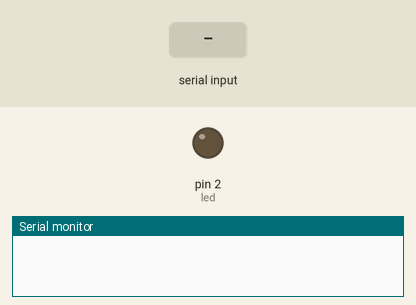
This sketch was run on a simulated Arduino Uno, built with avr-gcc and run on an emulated ATmega328P. Shown: output pins drawn as LEDs (lit = HIGH), the last lines printed to the serial monitor. The inputs (shaded band) are chosen by the test bench.

Above: at 1.2 s.
1.3 s: "L" received over Serial
At 2.2 s:
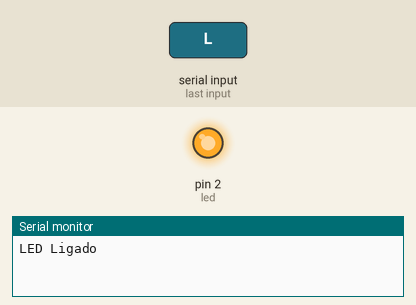
2.8 s: "D" received over Serial
At 3.4 s:
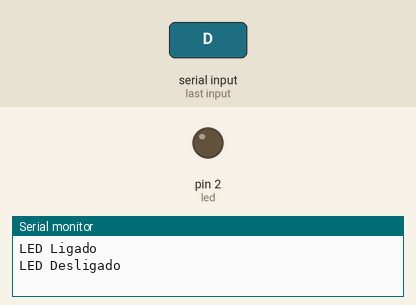
4.3 s: "l" received over Serial
At 5.5 s:
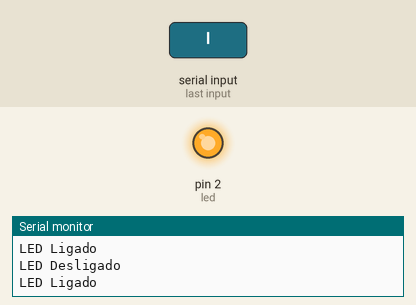
5.8 s: "d" received over Serial
At 6.9 s:
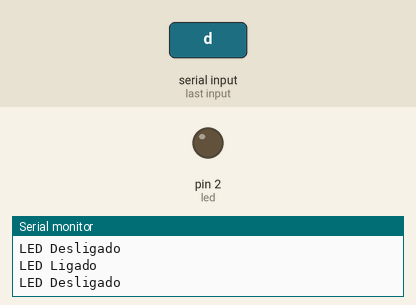
Timing chart, 0 to 8.3 s (numbered marks = the images above; inputs shaded):
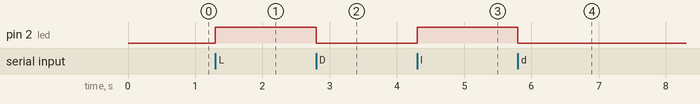

Measured:
- after the input at 1.3 s, pin 2 (led): LOW → HIGH at once
- after the input at 2.8 s, pin 2 (led): HIGH → LOW at once
- after the input at 4.3 s, pin 2 (led): LOW → HIGH at once
- after the input at 5.8 s, pin 2 (led): HIGH → LOW at once

The sketch:

projeto2-LigaDesligaMonitorSerial.ino
```cpp
int led = 2;

void setup() {
  pinMode(led, OUTPUT);
  digitalWrite(led, LOW);
  Serial.begin(9600);
}

void loop() {

  if (Serial.available() > 0) {
    char comando = Serial.read();

    if (comando == 'L' || comando == 'l') {
      digitalWrite(led, HIGH);
      Serial.println("LED Ligado");
    }

    else if (comando == 'D' || comando == 'd') {
      digitalWrite(led, LOW);
      Serial.println("LED Desligado");
    }
  }
}
```
